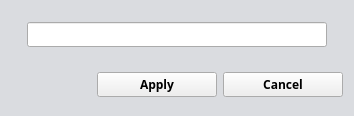
<?xml version="1.0" encoding="UTF-8"?>
<ui version="4.0">
 <class>InputMessageDialog</class>
 <widget class="QDialog" name="InputMessageDialog">
  <property name="geometry">
   <rect>
    <x>0</x>
    <y>0</y>
    <width>350</width>
    <height>101</height>
   </rect>
  </property>
  <property name="maximumSize">
   <size>
    <width>16777215</width>
    <height>16777215</height>
   </size>
  </property>
  <property name="windowTitle">
   <string/>
  </property>
  <property name="styleSheet">
   <string notr="true">QDialog{
     background:rgb(218,220,224);
}
</string>
  </property>
  <layout class="QGridLayout" name="gridLayout_3">
   <item row="0" column="0" colspan="2">
    <widget class="ContentBoardItem" name="widgetDashBoardInsertNewProduct" native="true">
     <property name="sizePolicy">
      <sizepolicy hsizetype="Expanding" vsizetype="Expanding">
       <horstretch>0</horstretch>
       <verstretch>0</verstretch>
      </sizepolicy>
     </property>
     <property name="minimumSize">
      <size>
       <width>0</width>
       <height>0</height>
      </size>
     </property>
     <property name="maximumSize">
      <size>
       <width>16777215</width>
       <height>80</height>
      </size>
     </property>
     <property name="styleSheet">
      <string notr="true">/*QFrame{
     background:rgb(249,247,248);
    
}

QLabel{
  background:rgb(249,247,248);
  color: rgb(39,51,66);
  font-size: 16px;
  font-family: Siemens Sans;
 
}

QLineEdit
{
    background:rgb(255,255,255);
    color:rgb(39,51,66);
    font-size: 16px;
    font-weight: bold;
    font-family: Siemens Sans;
    border: 1px solid rgb(39,51,66); 
     min-height: 24px;
    max-height: 24px;
}
*/
</string>
     </property>
     <layout class="QGridLayout" name="gridLayout_2">
      <property name="leftMargin">
       <number>16</number>
      </property>
      <property name="rightMargin">
       <number>16</number>
      </property>
      <item row="0" column="0">
       <widget class="QLineEdit" name="lineEditInputData">
        <property name="minimumSize">
         <size>
          <width>300</width>
          <height>0</height>
         </size>
        </property>
        <property name="maximumSize">
         <size>
          <width>16777215</width>
          <height>16777215</height>
         </size>
        </property>
        <property name="font">
         <font>
          <family>Siemens Sans</family>
          <weight>75</weight>
          <bold>true</bold>
         </font>
        </property>
        <property name="styleSheet">
         <string notr="true"/>
        </property>
        <property name="alignment">
         <set>Qt::AlignCenter</set>
        </property>
       </widget>
      </item>
     </layout>
    </widget>
   </item>
   <item row="1" column="0">
    <spacer name="horizontalSpacer">
     <property name="orientation">
      <enum>Qt::Horizontal</enum>
     </property>
     <property name="sizeHint" stdset="0">
      <size>
       <width>75</width>
       <height>20</height>
      </size>
     </property>
    </spacer>
   </item>
   <item row="1" column="1">
    <layout class="QGridLayout" name="gridLayout">
     <property name="leftMargin">
      <number>0</number>
     </property>
     <property name="topMargin">
      <number>8</number>
     </property>
     <property name="rightMargin">
      <number>0</number>
     </property>
     <property name="bottomMargin">
      <number>8</number>
     </property>
     <item row="0" column="1">
      <widget class="QPushButton" name="pushButtonNo">
       <property name="minimumSize">
        <size>
         <width>120</width>
         <height>0</height>
        </size>
       </property>
       <property name="font">
        <font>
         <family>Siemens Sans</family>
         <weight>75</weight>
         <bold>true</bold>
        </font>
       </property>
       <property name="autoFillBackground">
        <bool>false</bool>
       </property>
       <property name="styleSheet">
        <string notr="true"/>
       </property>
       <property name="text">
        <string>Cancel</string>
       </property>
       <property name="checkable">
        <bool>false</bool>
       </property>
       <property name="autoRepeat">
        <bool>false</bool>
       </property>
       <property name="autoDefault">
        <bool>false</bool>
       </property>
       <property name="flat">
        <bool>false</bool>
       </property>
      </widget>
     </item>
     <item row="0" column="0">
      <widget class="QPushButton" name="pushButtonYes">
       <property name="minimumSize">
        <size>
         <width>120</width>
         <height>0</height>
        </size>
       </property>
       <property name="font">
        <font>
         <family>Siemens Sans</family>
         <weight>75</weight>
         <bold>true</bold>
        </font>
       </property>
       <property name="autoFillBackground">
        <bool>false</bool>
       </property>
       <property name="styleSheet">
        <string notr="true"/>
       </property>
       <property name="text">
        <string>Apply</string>
       </property>
       <property name="checkable">
        <bool>false</bool>
       </property>
       <property name="autoRepeat">
        <bool>false</bool>
       </property>
       <property name="autoDefault">
        <bool>false</bool>
       </property>
       <property name="flat">
        <bool>false</bool>
       </property>
      </widget>
     </item>
    </layout>
   </item>
  </layout>
 </widget>
 <layoutdefault spacing="6" margin="11"/>
 <customwidgets>
  <customwidget>
   <class>ContentBoardItem</class>
   <extends>QWidget</extends>
   <header location="global">contentboarditem.h</header>
   <container>1</container>
  </customwidget>
 </customwidgets>
 <resources/>
 <connections/>
</ui>
